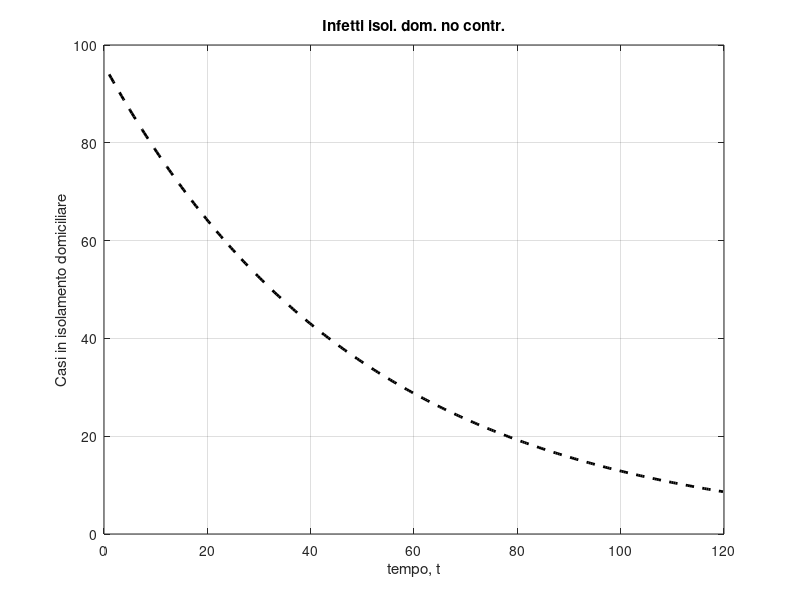
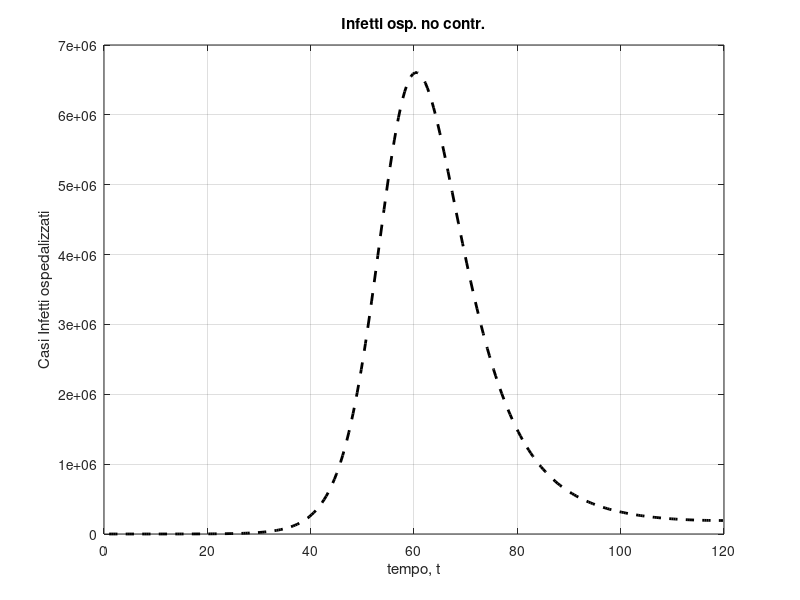
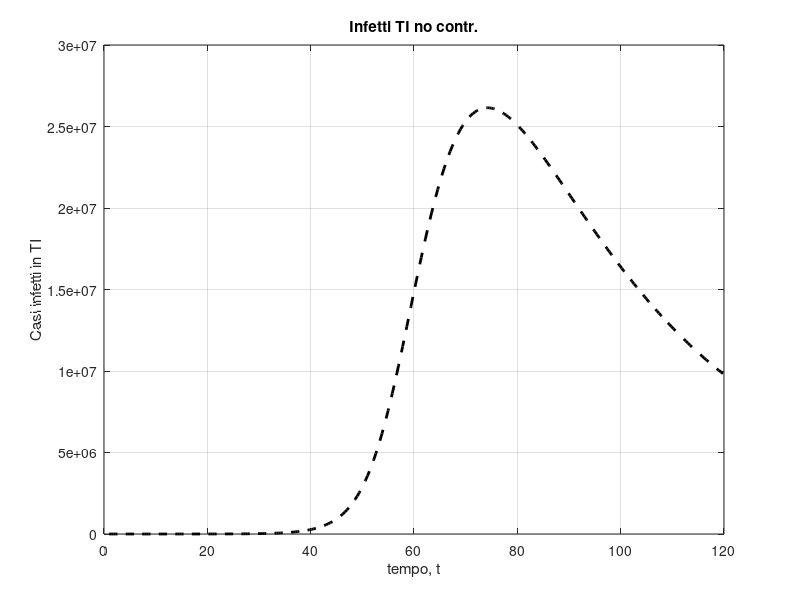

These charts were generated, in order, by the following MATLAB code:
close all
clc
%Popolazione italiana
popolazione=60e6;

%parametro di integrazione
%discretizzazione del sistema continuo (per poterne calcolare l'evoluzione numericamente) secondo il metodo di Eulero
%time-step
step = 0.4;
tempoMax= 120;
t = 1:step:tempoMax;

%-------------------------------------------------------------------------
%------------------------------ DATI REALI -------------------------------
%-------------------------------------------------------------------------


%persone in isolamento domiciliare (Q)
real_Q = [94	162	221	284	412	543	798	927	1000	1065	1155	1060	1843	2180	2936	2599	3724	5036	6201	7860	9268	10197	11108	12090	14935	19185	22116	23783	26522	28697	30920	33648	36653	39533	42588	43752	45420	48134	50456	52579	55270	58320	60313	61557	63084	64873	66534	68744	71063	72333	73094	74696	76778	78364	80031	80589	80758	81104	81510	81710	82286	82212	82722	83504	83619	83652	81708	81796	81808	81436	81678	80770	74426	73139	72157	69974	68679	67950	67449	65392	64132	60470	59012	57278	55597	54422	52452	51051	49770	48485	47428	46574	44504	42732	40118	38606	36561	35275	34844	33569	33202	32588	31359	30582	30111	29718	28028	27141	26270	24877	23518	22471	22213	21091	20649	20066	18750	18586	18510	18472];
real_Qt = transpose(real_Q);

%ricoverati con sintomi (I1)
real_I1 = [101	114	128	248	345	401	639	742	1034	1346	1790	2394	2651	3557	4316	5038	5838	6650	7426	8372	9663	11025	12894	14363	15757	16020	17708	19846	20692	21937	23112	24753	26029	26676	27386	27795	28192	28403	28540	28741	29010	28949	28976	28718	28485	28399	28242	28144	27847	28023	28011	27643	26893	25786	25007	25033	24906	24134	23805	22871	22068	21533	21372	20353	19723	19210	18149	17569	17357	17242	16823	16270	15769	15174	14636	13834	13618	13539	12865	12172	11453	10792	10400	10311	10207	9991	9624	9269	8957	8695	8613	8185	7917	7729	7379	7094	6680	6387	6099	5916	5742	5503	5301	5002	4864	4729	4581	4320	4131	3893	3747	3594	3489	3301	3113	2867	2632	2474	2314	2038];
real_I1t = transpose(real_I1);

%ricoverati in terapia intensiva (I2)
real_I2 = [26	35	36	56	64	105	140	166	229	295	351	462	567	650	733	877	1028	1153	1328	1518	1672	1851	2060	2257	2498	2655	2857	3009	3204	3396	3489	3612	3732	3856	3906	3981	4023	4035	4053	4068	3994	3977	3898	3792	3693	3605	3497	3381	3343	3260	3186	3079	2936	2812	2733	2635	2573	2471	2384	2267	2173	2102	2009	1956	1863	1795	1694	1578	1539	1501	1479	1427	1333	1311	1168	1034	1027	999	952	893	855	808	775	762	749	716	676	640	595	572	553	541	521	505	489	475	450	435	424	408	353	338	316	293	287	283	263	249	236	227	220	209	207	177	163	168	161	152	148	127];
real_I2t = transpose(real_I2);


%-------------------------------------------------------------------------
%----------   VETTORI PER L'EVOLUZIONE NEL TEMPO DELLE VARIABILI ---------
%-------------------------------------------------------------------------

S = zeros(1, length(t));
E = zeros(1, length(t));
A = zeros(1, length(t));
Q = zeros(1, length(t));
I1 = zeros(1, length(t));
I2 = zeros(1, length(t));
R = zeros(1, length(t));
M = zeros(1, length(t));
T = zeros(1, length(t));


%-------------------------------------------------------------------------
%-------------------------- CONDIZIONI INIZIALI --------------------------
%-------------------------------------------------------------------------
E(1) = 50;  
A(1) = 4324; 
Q(1) = 94;
I1(1) = 101;
I2(1) = 26;
R(1) = 1;
S(1) = popolazione - E(1)- Q(1) - I1(1) - I2(1) - R(1);
M(1) = 0;
T(1) = 0;


%-------------------------------------------------------------------------
%---------------------- PARAMETRI FISSI NEL TEMPO -------------------------
%-------------------------------------------------------------------------

beta = 0.000000008;
c= 0;
d1 = 0.011;     %tasso di mortalità di S
b = S(1)*d1;    %numero di persone in ingresso al compartimento S
d2 = 0.018;     %tasso di mortalità di E
d3 = 0.019;     %tasso di mortalità di A
d4 = 0.02;      %tasso di mortalità di Q
d5 = 0.05;      %tasso di mortalità di I1
d7 = 0.009;     %tasso di mortalità di R
d6 = 0.03;
tau1 = 0.2;     %inverso del tempo medio per l'insorgenza dei sintomi
tau2 = 0.25;    %inverso del tempo medio per l'esito del tampone
k = 0.2;        %inverso del tempo medio trascorso dai soggetti nel compartimento E 
         
%-------------------------------------------------------------------------
%---------------------- PARAMETRI VARIABILI NEL TEMPO --------------------
%-------------------------------------------------------------------------

gamma1 = 0;     %tasso di guarigione senza controlli specifici per infetti in isolamento domiciliare 
gamma2 = 0;     %tasso di guarigione senza controlli specifici per infetti ospedalizzati 
u_p = 0;        %controllo preventivo (distanza sociale, igiene delle mani ecc...)
u_Ta = 0.02;    %controllo riguardante il tampone
u_1 = 0.004;    %controllo riguardante cure a casa
u_2 = 0.005;    %controllo riguardante cure in ospedale no in terapia intensiva
u_3 = 0.006;    %controllo riguardante cure in ospedale in terapia intensiva
rho1 = 1;       %peso del controllo u_1
rho2 = 1;       %peso del controllo u_2
rho3 = 1;       %peso del controllo u_3
p = 0.2;        %percentuale persone in isolamento domiciliare rispetto i nuovi casi positivi, 
                
theta = 0.03;   %percentuale di test
lambda = 0.015; %percentuale di tesi positivi
sigma1 = 0.3;   %tasso di complicanza della malattia
m = 0.001;      %tasso di mortalità a causa della malattia

disp('%%%%%%%%%%%%%%%% VALORE DEL NUMERO DI RIPRODUZIONE DI BASE, R0 %%%%%%%%%%%%%%%%')
R0 = (beta*b)/(d1*(d2+k))

%-------------------------------------------------------------------------
%------------------------------ SIMULAZIONE ------------------------------
%-------------------------------------------------------------------------

for i=1:length(t)-1
     
    T(i+1) = i;
    S(i+1) = S(i)+step*(b-(+d1+beta*E(i)*(1-c*u_p)+c*theta*u_Ta)*S(i)+c*(1-lambda)*tau2*A(i)); 
    E(i+1) = E(i)+step*(beta*E(i)*(1-c*u_p)*S(i)-(d2+c*theta*tau1*u_Ta+k)*E(i)); 
    A(i+1) = A(i)+step*(c*theta*u_Ta*S(i)+c*theta*tau1*u_Ta*E(i)-c*(1-lambda)*tau2*A(i)-d3*A(i)-c*lambda*tau2*A(i));
    Q(i+1) = Q(i)+step*(c*p*lambda*tau2*A(i)-(d4+gamma1+c*rho1*u_1)*Q(i));
    I1(i+1) = I1(i)+step*(k*E(i)+c*(1-p)*lambda*tau2*A(i)-(d5+gamma2+c*rho2*u_2+sigma1)*I1(i));
    I2(i+1) = I2(i)+step*(sigma1*I1(i)-(m+d6+c*rho3*u_3)*I2(i)); 
    R(i+1) = R(i)+step*((gamma1+c*rho1*u_1)*Q(i)+(gamma2+c*rho2*u_2)*I1(i)+rho3*u_3-d7*R(i));
    M(i+1) = M(i)+step*(m*I2(i)); 
    
    
    
   
end    


Q_trasp = transpose(Q);
I1_trasp = transpose(I1);
I2_trasp = transpose(I2);
infected = [Q_trasp I1_trasp I2_trasp];


%-------------------------------------------------------------------------
%------------------- VISUALIZZAZIONE SIMULAZIONE -------------------------
%-------------------------------------------------------------------------



figure
plot(t,Q, '-- k','linewidth',2);
title('Infetti isol. dom. no contr.');
grid on;
xlabel('tempo, t'); 
ylabel('Casi in isolamento domiciliare');
set(gcf, 'Position',  [0, 250, 500, 400])

figure
plot(t,I1, '-- k','linewidth',2)
title('Infetti osp. no contr.');
grid on;
xlabel('tempo, t'); 
ylabel('Casi Infetti ospedalizzati');
set(gcf, 'Position',  [520, 250, 500, 400])

figure
plot(t,I2, '-- k','linewidth',2);
title('Infetti TI no contr.');
grid on;
xlabel('tempo, t'); 
ylabel('Casi infetti in TI');

set(gcf, 'Position',  [1050, 250, 500, 400])
